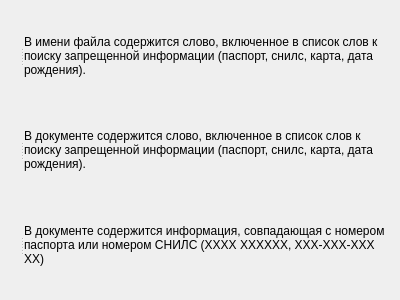
<?xml version="1.0" encoding="UTF-8"?>
<ui version="4.0">
 <class>Form</class>
 <widget class="QWidget" name="Form">
  <property name="geometry">
   <rect>
    <x>0</x>
    <y>0</y>
    <width>400</width>
    <height>300</height>
   </rect>
  </property>
  <property name="windowTitle">
   <string>Справка</string>
  </property>
  <layout class="QVBoxLayout" name="verticalLayout">
   <item>
    <widget class="QSplitter" name="splitter_3">
     <property name="orientation">
      <enum>Qt::Horizontal</enum>
     </property>
     <widget class="QLabel" name="lable_yellow_2">
      <property name="styleSheet">
       <string notr="true"/>
      </property>
      <property name="text">
       <string/>
      </property>
      <property name="pixmap">
       <pixmap>green.png</pixmap>
      </property>
     </widget>
     <widget class="QLabel" name="lable_yellow_info_2">
      <property name="text">
       <string>В имени файла содержится слово, включенное в список слов к поиску запрещенной информации (паспорт, снилс, карта, дата рождения).</string>
      </property>
      <property name="wordWrap">
       <bool>true</bool>
      </property>
     </widget>
    </widget>
   </item>
   <item>
    <widget class="QSplitter" name="splitter_2">
     <property name="orientation">
      <enum>Qt::Horizontal</enum>
     </property>
     <widget class="QLabel" name="lable_yellow">
      <property name="styleSheet">
       <string notr="true"/>
      </property>
      <property name="text">
       <string/>
      </property>
      <property name="pixmap">
       <pixmap>yellow.png</pixmap>
      </property>
     </widget>
     <widget class="QLabel" name="lable_yellow_info">
      <property name="text">
       <string>В документе содержится слово, включенное в список слов к поиску запрещенной информации (паспорт, снилс, карта, дата рождения).</string>
      </property>
      <property name="wordWrap">
       <bool>true</bool>
      </property>
     </widget>
    </widget>
   </item>
   <item>
    <widget class="QSplitter" name="splitter">
     <property name="orientation">
      <enum>Qt::Horizontal</enum>
     </property>
     <widget class="QLabel" name="lable_red">
      <property name="styleSheet">
       <string notr="true"/>
      </property>
      <property name="text">
       <string/>
      </property>
      <property name="pixmap">
       <pixmap>red.png</pixmap>
      </property>
     </widget>
     <widget class="QLabel" name="label_red_info">
      <property name="text">
       <string>В документе содержится информация, совпадающая с номером паспорта или номером СНИЛС (XXXX XXXXXX, XXX-XXX-XXX XX)</string>
      </property>
      <property name="wordWrap">
       <bool>true</bool>
      </property>
     </widget>
    </widget>
   </item>
  </layout>
 </widget>
 <resources/>
 <connections/>
</ui>
